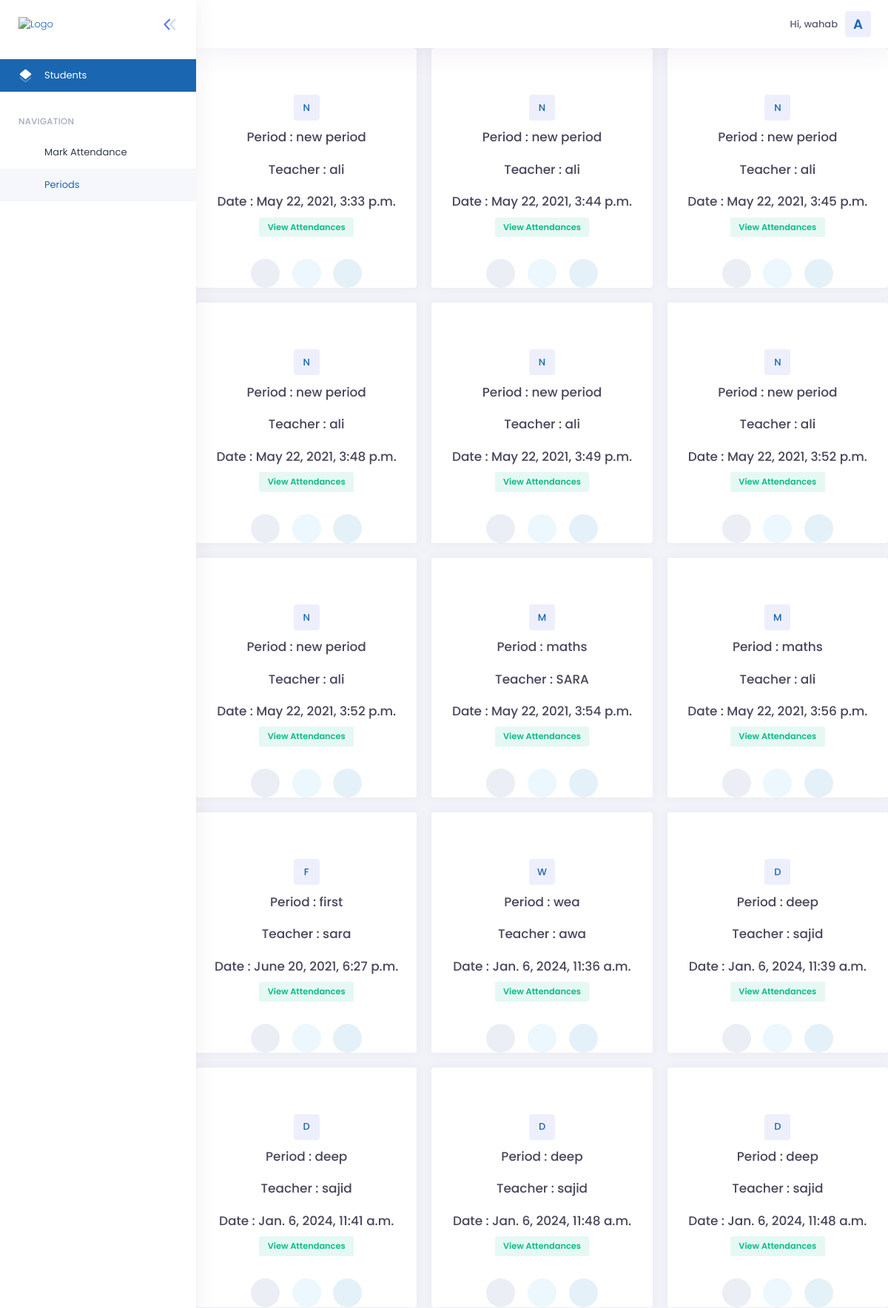
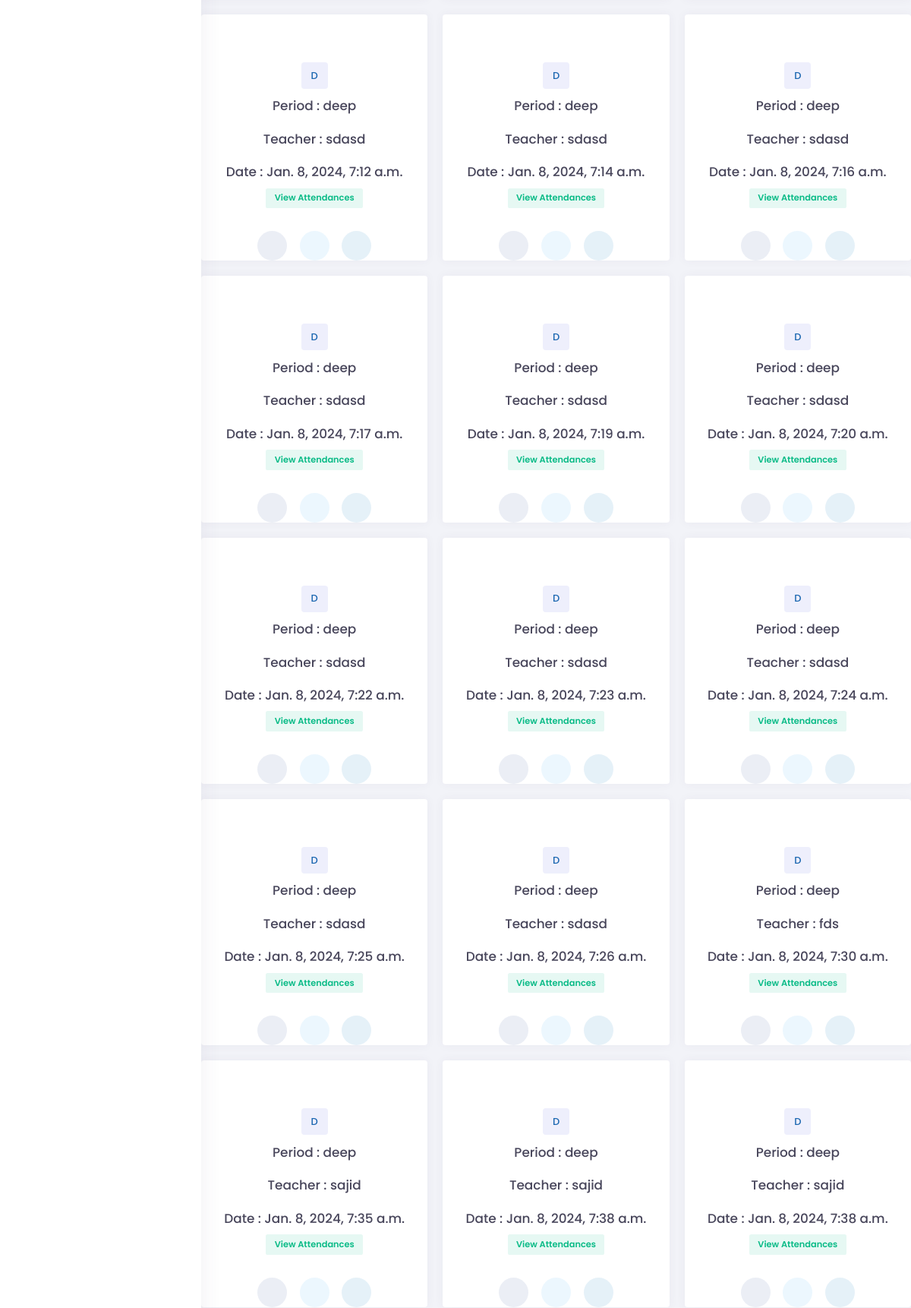
/periods (signed in, upper part), run on the app's committed database (2 pictures, top to bottom).
### attendance/models.py (models this page shows)
class Period(models.Model):
    teacher_name = models.CharField(blank=True , null=True, max_length=50)
    period_name = models.CharField(blank=True , null=True, max_length=50)
    time_start = models.DateTimeField(null = True)
    time_end = models.DateTimeField(null = True)

### attendance/views.py (the view)
# urls.py: path('periods', views.periods, name="periods"),
def periods(request):
	data={}
	periods = Period.objects.all().order_by('time_start')
	data['periods'] = periods
	return render(request , 'all_periods.html' , data)

### templates/all_periods.html (shortened to what this page needs)
{% extends 'base.html' %}
{% block body %}
<div class="row">
{% for period in periods %}
								<div class="col-xl-3 col-lg-4 col-md-6">
									<div class="kt-portlet kt-portlet--height-fluid">
										<div class="kt-portlet__head kt-portlet__head--noborder">
										</div>
										<div class="kt-portlet__body kt-portlet__body--fit-y">
											<div class="kt-widget kt-widget--user-profile-4">
												<div class="kt-widget__head">
													<div class="kt-widget__media">
														<span class="kt-badge kt-badge--username kt-badge--unified-primary kt-badge--lg kt-badge--rounded kt-badge--bold">{{period.period_name.0|capfirst}}</span>
													</div>
													<div class="kt-widget__content">
														<div class="kt-widget__section">
															<a href="#" class="kt-widget__username">
																Period : {{period.period_name}}
															</a>
															<a href="#" class="kt-widget__username">
																Teacher : {{period.teacher_name}}
															</a>
															<a href="#" class="kt-widget__username">
																Date : {{period.time_start}}
															</a>
															<div class="kt-widget__button">
															<a href="/all_attendances/{{period.id}}">	<span class="btn btn-label-success btn-sm">View Attendances</span> </a>
															</div>
															<div class="kt-widget__action">
																<a href="#" class="btn btn-icon btn-circle btn-label-facebook">
																	<i class="socicon-facebook"></i>
																</a>
																<a href="#" class="btn btn-icon btn-circle btn-label-twitter">
																	<i class="socicon-twitter"></i>
																</a>
																<a href="#" class="btn btn-icon btn-circle btn-label-linkedin">
																	<i class="socicon-linkedin"></i>
																</a>
															</div>
														</div>
													</div>
												</div>
											</div>
										</div>
									</div>
								</div>
    {% endfor %}
							</div>
{% endblock body %}

### templates/base.html (shortened to what this page needs)
<!DOCTYPE html>
<html lang="en">
{% load static %}
<head>
	<link href="{% static 'assets/plugins/custom/datatables/datatables.bundle.css' %}" rel="stylesheet" type="text/css" />
	<link href="{% static 'assets/plugins/global/plugins.bundle.css' %}" rel="stylesheet" type="text/css" />
	<link href="{% static 'assets/css/style.bundle.css' %}" rel="stylesheet" type="text/css" />
	<link href="{% static 'assets/css/custom.style.css' %}" rel="stylesheet" type="text/css" />
	<link href="{% static 'assets/css/skins/header/base/light.css' %}" rel="stylesheet" type="text/css" />
	<link href="{% static 'assets/css/skins/header/menu/light.css' %}" rel="stylesheet" type="text/css" />
	<link href="{% static 'assets/css/skins/brand/light.css' %}" rel="stylesheet" type="text/css" />
	<link href="{% static 'assets/css/skins/aside/light.css' %}" rel="stylesheet" type="text/css" />
</head>
<body
	class="kt-quick-panel--right kt-demo-panel--right kt-offcanvas-panel--right kt-header--fixed kt-header-mobile--fixed kt-subheader--enabled kt-subheader--transparent kt-aside--enabled kt-aside--fixed kt-page--loading">
	<div class="kt-grid kt-grid--hor kt-grid--root">
		<div class="kt-grid__item kt-grid__item--fluid kt-grid kt-grid--ver kt-page">
			<div class="kt-aside kt-aside--fixed  kt-grid__item kt-grid kt-grid--desktop kt-grid--hor-desktop"
				id="kt_aside">
				<div class="kt-aside__brand kt-grid__item " id="kt_aside_brand">
					<div class="kt-aside__brand-logo">
						<a href="{% url 'all_students' %}">
							<img alt="Logo" width="100%" src="{% static 'assets/media/logos/top-logo.svg' %}" />
						</a>
					</div>
					<div class="kt-aside__brand-tools">
						<button class="kt-aside__brand-aside-toggler" id="kt_aside_toggler">
							<span></span>
						</button>
					</div>
				</div>
				<div class="kt-aside-menu-wrapper kt-grid__item kt-grid__item--fluid" id="kt_aside_menu_wrapper">
					<div id="kt_aside_menu" class="kt-aside-menu kt-scroll kt-padding-b-100" data-ktmenu-vertical="1"
						data-ktmenu-scroll="1" data-ktmenu-dropdown-timeout="500">
						<ul class="kt-menu__nav ">
							<li class="kt-menu__item  kt-menu__item--active kt-margin-b-20" aria-haspopup="true"><a
									href="{% url 'all_students' %}" class="kt-menu__link kt-bg-primary"><span
										class="kt-menu__link-icon">
										<span class="kt-menu__link-icon"></span>
									</span><span class="kt-menu__link-text kt-font-light">Students</span></a></li>
							<li class="kt-menu__section ">
								<h4 class="kt-menu__section-text">NAVIGATION</h4>
							</li>
							<li class="kt-menu__item  kt-menu__item--submenu" aria-haspopup="true"
								data-ktmenu-submenu-toggle="hover">
								<a href="{% url 'add_period' %}" class="kt-menu__link kt-menu__toggle">
									<span class="kt-menu__link-icon">
										<i class="fa fa-user-friends"></i>
									</span>
									<span class="kt-menu__link-text">Mark Attendance</span>
								</a>
							</li>
							<li class="kt-menu__item  kt-menu__item--submenu kt-menu__item--active" aria-haspopup="true"
								data-ktmenu-submenu-toggle="hover">
								<a href="{% url 'periods' %}" class="kt-menu__link kt-menu__toggle">
									<span class="kt-menu__link-icon">
										<i class="fa fa-user-cog"></i>
									</span>
									<span class="kt-menu__link-text">Periods</span>
								</a>
							</li>
						</ul>
					</div>
				</div>
			</div>
			<div class="kt-grid__item kt-grid__item--fluid kt-grid kt-grid--hor kt-wrapper" id="kt_wrapper">
				<div id="kt_header" class="kt-header kt-grid__item  kt-header--fixed">
					<div class="kt-header__topbar">
						<div class="kt-header__topbar-item kt-header__topbar-item--user">
							<div class="kt-header__topbar-wrapper" data-toggle="dropdown" data-offset="0px,0px">
								<div class="kt-header__topbar-user">
									<div class="kt-user-card-v2">
										<div class="kt-user-card-v2__details kt-user-details-custom kt-margin-r-10">
											<a href="#" class="kt-user-card-v2__name"><span class="">Hi,</span> {{request.user}}</a>
										</div>
										<span class="kt-badge kt-badge--username kt-badge--unified-primary kt-badge--lg kt-badge--rounded kt-badge--bold">A</span>
									</div>
								</div>
							</div>
						</div>
					</div>
				</div>
                  	<div class="kt-content  kt-grid__item kt-grid__item--fluid kt-grid kt-grid--hor" id="kt_content">
                        {% block body %}
                        {% endblock body %}
                    </div>
				</div>
			</div>
		</div>
</body>
</html>

### static/assets/css/custom.style.css (style rules this page uses)
.kt-aside-menu .kt-menu__nav { padding: 0 0 15px 0 !important; }

### static/assets/css/skins/header/base/light.css (style rules this page uses)
@media (min-width: 1025px) { .kt-header { background-color: #ffffff; border-bottom: 1px solid #eff0f6; } }
@media (min-width: 1025px) { .kt-header--fixed:not(.kt-subheader--fixed) .kt-header { border-bottom: 0; -webkit-box-shadow: 0px 0px 40px 0px rgba(82, 63, 105, 0.1); box-shadow: 0px 0px 40px 0px rgba(82, 63, 105, 0.1); } }
.kt-header .kt-header__topbar .kt-header__topbar-item.kt-header__topbar-item--user .kt-header__topbar-user .kt-badge.kt-badge--username { height: 35px; width: 35px; font-size: 1.4rem; font-weight: 600; }

### static/assets/css/skins/brand/light.css (style rules this page uses)
@media (min-width: 1025px) { .kt-aside__brand { background-color: #ffffff; -webkit-box-shadow: none; box-shadow: none; } }

### static/assets/css/skins/aside/light.css (style rules this page uses)
.kt-aside { background-color: #ffffff; -webkit-box-shadow: 0px 0px 28px 0px rgba(82, 63, 105, 0.08); box-shadow: 0px 0px 28px 0px rgba(82, 63, 105, 0.08); }
.kt-aside-menu { background-color: #ffffff ; }
.kt-aside-menu .kt-menu__nav > .kt-menu__item > .kt-menu__heading .kt-menu__link-text, .kt-aside-menu .kt-menu__nav > .kt-menu__item > .kt-menu__link .kt-menu__link-text { color: #313752 ; }
.kt-aside-menu .kt-menu__nav > .kt-menu__item > .kt-menu__heading .kt-menu__link-icon, .kt-aside-menu .kt-menu__nav > .kt-menu__item > .kt-menu__link .kt-menu__link-icon { color: #c4cff9 ; }
.kt-aside-menu .kt-menu__nav > .kt-menu__item.kt-menu__item--active { -webkit-transition: background-color 0.3s; transition: background-color 0.3s; }
.kt-aside-menu .kt-menu__nav > .kt-menu__item.kt-menu__item--active > .kt-menu__heading, .kt-aside-menu .kt-menu__nav > .kt-menu__item.kt-menu__item--active > .kt-menu__link { background-color: #f6f7fd ; }
.kt-aside-menu .kt-menu__nav > .kt-menu__item.kt-menu__item--active > .kt-menu__heading .kt-menu__link-text, .kt-aside-menu .kt-menu__nav > .kt-menu__item.kt-menu__item--active > .kt-menu__link .kt-menu__link-text { color: #1a66b0 ; }
.kt-aside-menu .kt-menu__nav > .kt-menu__item.kt-menu__item--active > .kt-menu__heading .kt-menu__link-icon, .kt-aside-menu .kt-menu__nav > .kt-menu__item.kt-menu__item--active > .kt-menu__link .kt-menu__link-icon { color: #1a66b0 ; }
.kt-aside-menu .kt-menu__nav > .kt-menu__section .kt-menu__section-text { color: #a1a8c3 ; }

### data on the page
Period: period_name.0 "N", period_name "new period", teacher_name "ali", time_start "May 22, 2021, 3:33 p.m."
Period: period_name.0 "N", period_name "new period", teacher_name "ali", time_start "May 22, 2021, 3:44 p.m."
Period: period_name.0 "N", period_name "new period", teacher_name "ali", time_start "May 22, 2021, 3:45 p.m."
Period: period_name.0 "N", period_name "new period", teacher_name "ali", time_start "May 22, 2021, 3:48 p.m."
Period: period_name.0 "N", period_name "new period", teacher_name "ali", time_start "May 22, 2021, 3:49 p.m."
Period: period_name.0 "N", period_name "new period", teacher_name "ali", time_start "May 22, 2021, 3:52 p.m."
Period: period_name.0 "N", period_name "new period", teacher_name "ali", time_start "May 22, 2021, 3:52 p.m."
Period: period_name.0 "M", period_name "maths", teacher_name "SARA", time_start "May 22, 2021, 3:54 p.m."
Period: period_name.0 "M", period_name "maths", teacher_name "ali", time_start "May 22, 2021, 3:56 p.m."
Period: period_name.0 "F", period_name "first", teacher_name "sara", time_start "June 20, 2021, 6:27 p.m."
Period: period_name.0 "W", period_name "wea", teacher_name "awa", time_start "Jan. 6, 2024, 11:36 a.m."
Period: period_name.0 "D", period_name "deep", teacher_name "sajid", time_start "Jan. 6, 2024, 11:39 a.m."
Period: period_name.0 "D", period_name "deep", teacher_name "sajid", time_start "Jan. 6, 2024, 11:41 a.m."
Period: period_name.0 "D", period_name "deep", teacher_name "sajid", time_start "Jan. 6, 2024, 11:48 a.m."
Period: period_name.0 "D", period_name "deep", teacher_name "sajid", time_start "Jan. 6, 2024, 11:48 a.m."
Period: period_name.0 "D", period_name "deep", teacher_name "sdasd", time_start "Jan. 8, 2024, 7:12 a.m."
Period: period_name.0 "D", period_name "deep", teacher_name "sdasd", time_start "Jan. 8, 2024, 7:14 a.m."
Period: period_name.0 "D", period_name "deep", teacher_name "sdasd", time_start "Jan. 8, 2024, 7:16 a.m."
Period: period_name.0 "D", period_name "deep", teacher_name "sdasd", time_start "Jan. 8, 2024, 7:17 a.m."
Period: period_name.0 "D", period_name "deep", teacher_name "sdasd", time_start "Jan. 8, 2024, 7:19 a.m."
Period: period_name.0 "D", period_name "deep", teacher_name "sdasd", time_start "Jan. 8, 2024, 7:20 a.m."
Period: period_name.0 "D", period_name "deep", teacher_name "sdasd", time_start "Jan. 8, 2024, 7:22 a.m."
Period: period_name.0 "D", period_name "deep", teacher_name "sdasd", time_start "Jan. 8, 2024, 7:23 a.m."
Period: period_name.0 "D", period_name "deep", teacher_name "sdasd", time_start "Jan. 8, 2024, 7:24 a.m."
Period: period_name.0 "D", period_name "deep", teacher_name "sdasd", time_start "Jan. 8, 2024, 7:25 a.m."
Period: period_name.0 "D", period_name "deep", teacher_name "sdasd", time_start "Jan. 8, 2024, 7:26 a.m."
Period: period_name.0 "D", period_name "deep", teacher_name "fds", time_start "Jan. 8, 2024, 7:30 a.m."
Period: period_name.0 "D", period_name "deep", teacher_name "sajid", time_start "Jan. 8, 2024, 7:35 a.m."
Period: period_name.0 "D", period_name "deep", teacher_name "sajid", time_start "Jan. 8, 2024, 7:38 a.m."
Period: period_name.0 "D", period_name "deep", teacher_name "sajid", time_start "Jan. 8, 2024, 7:38 a.m."

### other printed values
{{ request.user }} "wahab"
